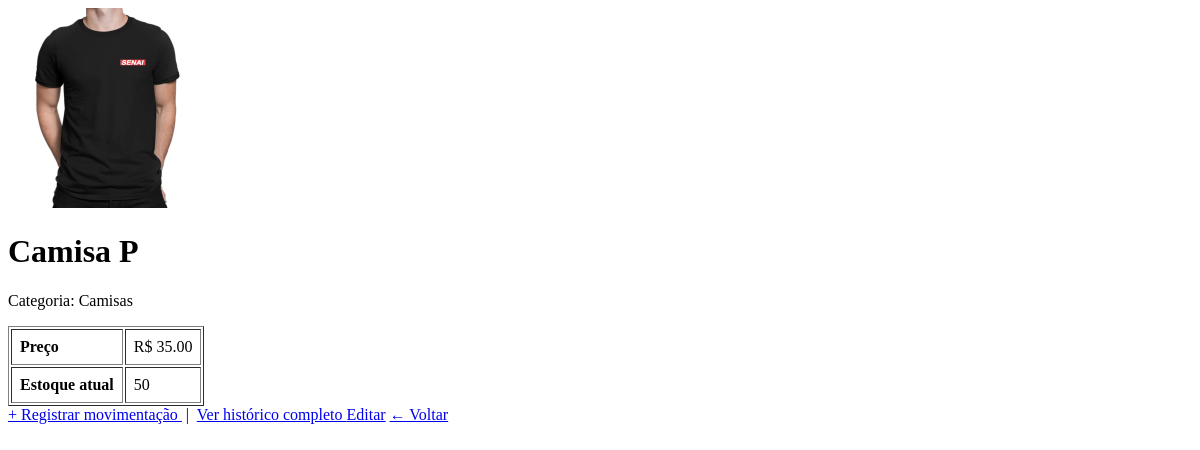
/produtos/1 (signed in), run on an earlier commit of the app's database.
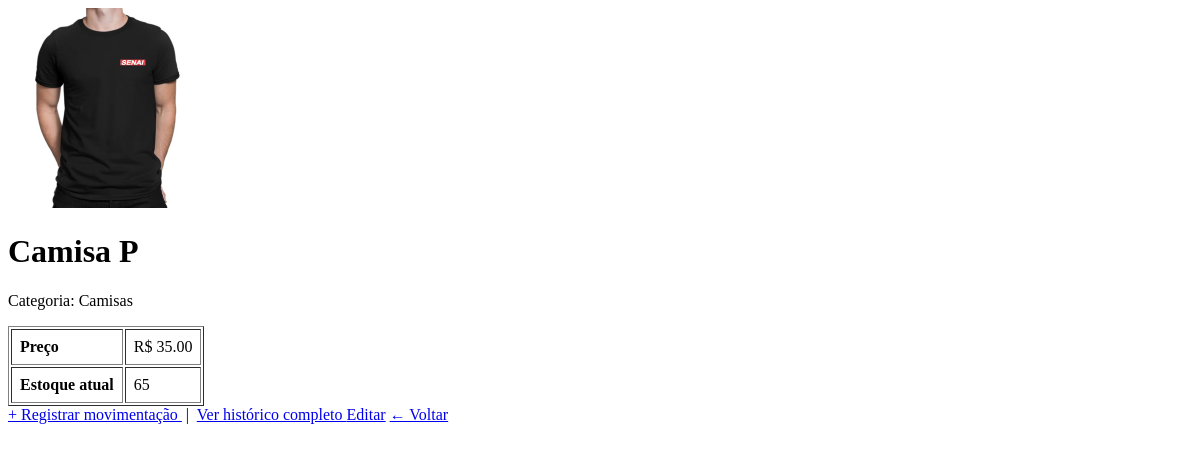
And on a later commit of the database.
### app/models/produto.py (models this page shows, shortened)
class Produto(Base):
    __tablename__ = "produtos"
    id = Column(Integer, primary_key=True, autoincrement=True, index=True)
    nome = Column(String(150), nullable=False, index=True)
    preco = Column(Float, nullable=False, default=0.0)
    estoque_atual = Column(Integer, nullable=False, default=0)
    ativo = Column(Boolean, default=True)
    imagem_path = Column(String(255), nullable=True)
    categoria_id = Column(Integer, ForeignKey("categorias.id", ondelete="SET NULL"), nullable=True )
    categoria = relationship("Categoria", back_populates="produtos")

### app/controllers/produto_controller.py (the view)
@router.get("/{produto_id}")
def detalhe_produto(
    produto_id: int,
    request: Request,
    db: Session = Depends(get_db),
    usuario = Depends(get_usuario_logado)
):
    produto = db.query(Produto).filter(
        Produto.id == produto_id,
        Produto.ativo == True
    ).first()
    if not produto:
        return RedirectResponse(url="/produtos", status_code=302)
    return templates.TemplateResponse(
        request,
        "produtos/detalhe.html",
        {"request": request, "usuario": usuario, "produto": produto}
    )

### app/templates/produtos/detalhe.html (shortened to what this page needs)
<!DOCTYPE html>
<html lang="pt-br">
<head>
</head>
<body>
    <img src="{{ produto.imagem_url }}"
         alt="{{ produto.nome }}"
         width="200"
         style="object-fit:cover">
    <h1>{{ produto.nome }}</h1>
    <p>Categoria: {{ produto.categoria.nome if produto.categoria else "—" }}</p>
    <table border="1" cellpadding="8">
        <tr><td><strong>Preço</strong></td>
            <td>R$ {{ "%.2f"|format(produto.preco) }}</td></tr>
        <tr><td><strong>Estoque atual</strong></td>
            <td>{{ produto.estoque_atual }}</td></tr>
    </table>
    <a href="/movimentacoes/nova?produto_id={{ produto.id }}">
        + Registrar movimentação
    </a>
    &nbsp;|&nbsp;
    <a href="/movimentacoes/produto/{{ produto.id }}">
        Ver histórico completo
    </a>
    {% if usuario.role == 'admin' %}
        <a href="/produtos/{{ produto.id }}/editar">Editar</a>
    {% endif %}
    <a href="/produtos">← Voltar</a>
</body>
</html>

What changed in the data, as far as the page shows it:
changed Produto "Camisa P": estoque_atual "50" → "65"
